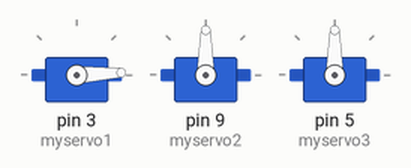
This sketch was run on a simulated Arduino Uno, built with avr-gcc and run on an emulated ATmega328P. Parts: 3 × servo.

Above: at 0.05 s.
At 0.65 s:
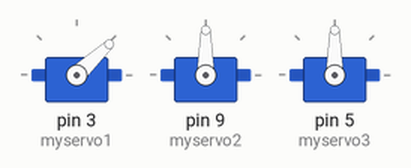
At 1.25 s:
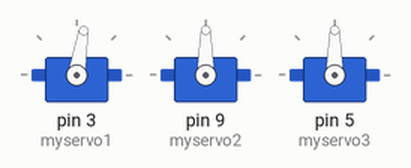
At 2.5 s:
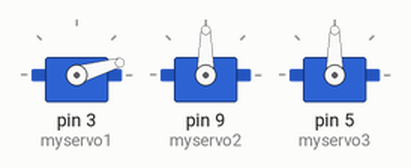
Timing chart, 0 to 6.3 s (numbered marks = the images above):
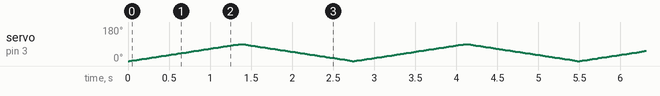

The sketch:

PineapplePizza_1.ino
```cpp
//  void setup() {
//    // put your setup code here, to run once:
//  #include <Servo.h>
//  }
//
//  void loop() {
//    // put your main code here, to run repeatedly:
//
//  }
#include <Servo.h>
//#define  servomaxx   180   // max degree servo horizontal (x) can turn
//#define  servomaxy   180   // max degree servo vertical (y) can turn
//#define  servomaxz   180   // max degree servo 3D vertical (z) can turn
//#define  screenmaxx   320   // max screen horizontal (x)resolution
//#define  screenmaxy   240    // max screen vertical (y) resolution
//#define  servocenterx   90  // center po#define  of x servo
//#define  servocentery   90  // center po#define  of y servo
//#define  servocenterz   90  // center po#define  of z servo
//#define  baudrate 9600  // com port speed. Must match your C++ setting
//#define distancex 1  // x servo rotation steps
//#define distancey 1  // y servo rotation steps
//#define distancez 1  // z servo rotation steps

// create servo object to control a servo
Servo myservo1;
Servo myservo2;
Servo myservo3;
//Servo myservo4;

int valx = 0; //store x data from serial port
int valy = 0; //store y value from serial port
int pos1 = 0;
int ang = atan(valx/valy);// significant increments of vertical (y) camera movement

//short MSB = 0; // to build 2 byte integer from serial in byte
//short LSB = 0; //to build 2 byte integer from serial in byte
//int MSBLSB = 0; //to build 2 byte integer from serial in byte

void setup() {
//  Serial.begin(baudrate);        // connect to the serial port
  myservo1.attach(3); // attaches the servo on pin 9 to the servo object
  myservo2.attach(9);// attaches the servo on pin 3 to the servo object
  myservo3.attach(5);// attaches the servo on pin 5 to the servo object
//  myservo4.attach(6);// attaches the servo on pin 6 to the servo object
//  myservo1.write(servocenterx);
//  delay(200);
//  myservo2.write(servocentery);
//  delay(200);
//  myservo3.write(servocenterz);
////  delay(200);
}

void loop() {

//  while(Serial.available() <=0); // wait for incoming serial data
//  if (Serial.available() >= 4)  // wait for 4 bytes.
//  {
//    // get X axis 2-byte integer from serial
//    MSB = Serial.read();
//    delay(5);
//    LSB = Serial.read();
//    MSBLSB=word(MSB, LSB);
//    valx = MSBLSB;
//    delay(5);
//
//    // get Y axis 2-byte integer from serial
//    MSB = Serial.read();
//    delay(5);
//    LSB = Serial.read();
//    MSBLSB=word(MSB, LSB);
//    valy = MSBLSB;
//    delay(5);
// // read last servos positions
//    pos1 = servox.read();
//    pos2 = servoy.read();
//

//Find out if the X component of the face is to the left of the middle of the screen.
//    if(valx < (screenmaxx/2 - incx)){
//      if( pos1 >= incx ) pos1 += distancex; //Update the pan position variable to move the servo to the left.
//    }
////Find out if the X component of the face is to the right of the middle of the screen.
//    else if(valx > screenmaxx/2 + incx){
//      if(pos1 <= servomaxx-incx) pos1 -=distancex; //Update the pan position variable to move the servo to the right.
//    }
//Find out if the Y component of the face is below the middle of the screen.
//    if(valy < (screenmaxy/2 - incy)){
//      if(posy >= 5)posy += distancey; //If it is below the middle of the screen, update the tilt position variable to lower the tilt servo.
//    }
//    //Find out if the Y component of the face is above the middle of the screen.
//    else if(valy > (screenmaxy/2 + incy)){
//      if(posy <= 175)posy -= distancey; //Update the tilt position variable to raise the tilt servo.
//    }
//  servo motor 1
  for (pos1 = 0; pos1 <= 90; pos1 += 1) { // goes from 0 degrees to 180 degrees
//     in steps of 1 degree
    myservo1.write(pos1);              // tell servo to go to position in variable 'pos'
    delay(15);                       // waits 15ms for the servo to reach the position
  }
  for (pos1 = 90; pos1 >= 0; pos1 -= 1) { // goes from 180 degrees to 0 degrees
    myservo1.write(pos1);              // tell servo to go to position in variable 'pos'
    delay(15);                       // waits 15ms for the servo to reach the position
  }

////servo motor 2
//  for (pos2 = 0; pos2 <= 180; pos2 += 1) { // goes from 0 degrees to 180 degrees
//    // in steps of 1 degree
//    myservo2.write(pos2);              // tell servo to go to position in variable 'pos'
//    delay(15);                       // waits 15ms for the servo to reach the position
//  }
//  for (pos2 = 180; pos2 >= 0; pos2 -= 1) { // goes from 180 degrees to 0 degrees
//    myservo2.write(pos2);              // tell servo to go to position in variable 'pos'
//    delay(15);                       // waits 15ms for the servo to reach the position
//  }

////servo motor 3
//  for (pos3 = 0; pos3 <= 90; pos3 += 1) { // goes from 0 degrees to 180 degrees
//    // in steps of 1 degree
//    myservo3.write(pos3);              // tell servo to go to position in variable 'pos'
//    delay(15);                       // waits 15ms for the servo to reach the position
//  }
//  for (pos3 = 90; pos3 >= 0; pos3 -= 1) { // goes from 180 degrees to 0 degrees
//    myservo3.write(pos3);              // tell servo to go to position in variable 'pos'
//    delay(15);                       // waits 15ms for the servo to reach the position
//  }
//
//  myservo1.write(servocenterx);
//  delay(200);
//  myservo2.write(servocentery);
//  delay(200);
//  myservo3.write(servocenterz);
//  delay(200);


}
```
